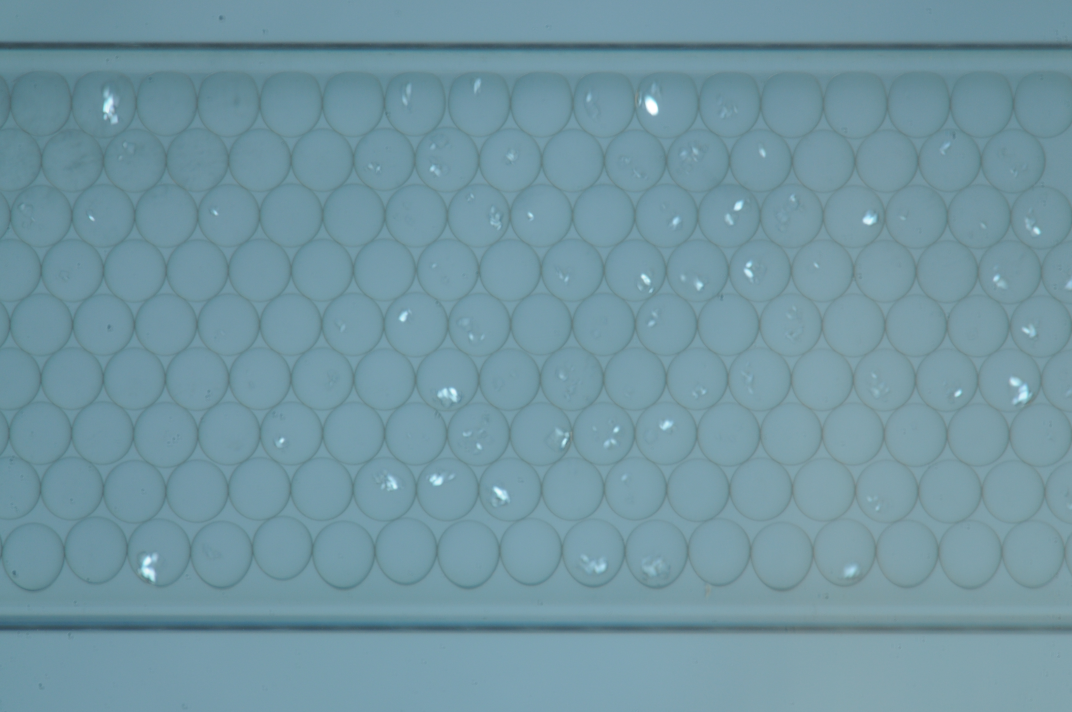
#> input picture tests/test_images/some_crystals.JPG, 4288 x 2848 px, given in place of all_crystals.JPG, which was not available (shown at 1/4 size)
$ jupyter execute --allow-errors SegmentationDropletsInCapillary_hlg_3_withCrystals.ipynb   (older library calls are emulated)   (text cells are left out)
#> lines starting #> are read from the running program, lines starting #| are printed output that depends on the picture; after the words box and inside, x2 and y2 are one past the last pixel; in counts of white or black regions, pixels touching at a corner belong together; long printed decimals are rounded; pictures that were not available may be replaced by others from this repository, and a replacement may not be noted
[cell 1]
from math import sqrt

import numpy as np

import pandas as pd

import matplotlib
import matplotlib.pyplot as plt
import matplotlib.patches as mpatches

import skimage
from skimage import io, exposure, img_as_float, img_as_ubyte, morphology, filters, util
from skimage.color import rgb2gray, label2rgb
from skimage.feature import canny, blob_dog, blob_log, blob_doh,  peak_local_max
from skimage.filters import sobel, threshold_otsu, try_all_threshold, threshold_local, threshold_minimum
from skimage.segmentation import clear_border, watershed, random_walker
from skimage.measure import label, regionprops
from skimage.measure import label, regionprops
from skimage.color import label2rgb
from skimage.morphology import closing

import cv2

from scipy import ndimage as ndi

import os

import plotly.graph_objs as go

[cell 2]
image_file = 'example_data/all_crystals.JPG'
f = io.imread(image_file)
#> f is the input picture: shape (2848, 4288, 3); mean R, G, B 113.9, 150, 162.1
plt.figure(0)
plt.imshow(f)

[cell 3]
from PIL import Image
from datetime import datetime
def get_date_taken(path):
    '''Return the date image was taken from EXIF data'''
    return Image.open(path)._getexif()[36867]

print(get_date_taken('example_data/some_crystals.JPG'))
datetime.strptime(get_date_taken('example_data/some_crystals.JPG'),  '%Y:%m:%d %H:%M:%S')

[cell 4]
data = [(10, 5, 5, 0), (12, 4, 8, 1), (11, 3, 8, 2), (11, 2, 9, 3), (10, 1, 9, 3), (11, 0, 11, 4)]
arr = np.array(data)
arr[:,0]

[cell 5]
f_grey = rgb2gray(f)
plt.figure(1)
plt.imshow(f_grey, cmap=plt.cm.gray, vmin=0, vmax=1)
f_grey.shape
#> Out = (2848, 4288)

[cell 6]
f_cropped = f_grey[250:2350,500:4000] #[lines, columns]
f_uint = img_as_ubyte(f_cropped)
plt.figure(2)
plt.imshow(f_uint, cmap=plt.cm.gray, vmin=0, vmax=255)

[cell 7]
f_uint.mean()
f_uint.shape
#> Out = (2100, 3500)

[cell 8]
# Adaptive Equalization
img_adapteq = exposure.equalize_adapthist(f_uint, clip_limit = 0.06)
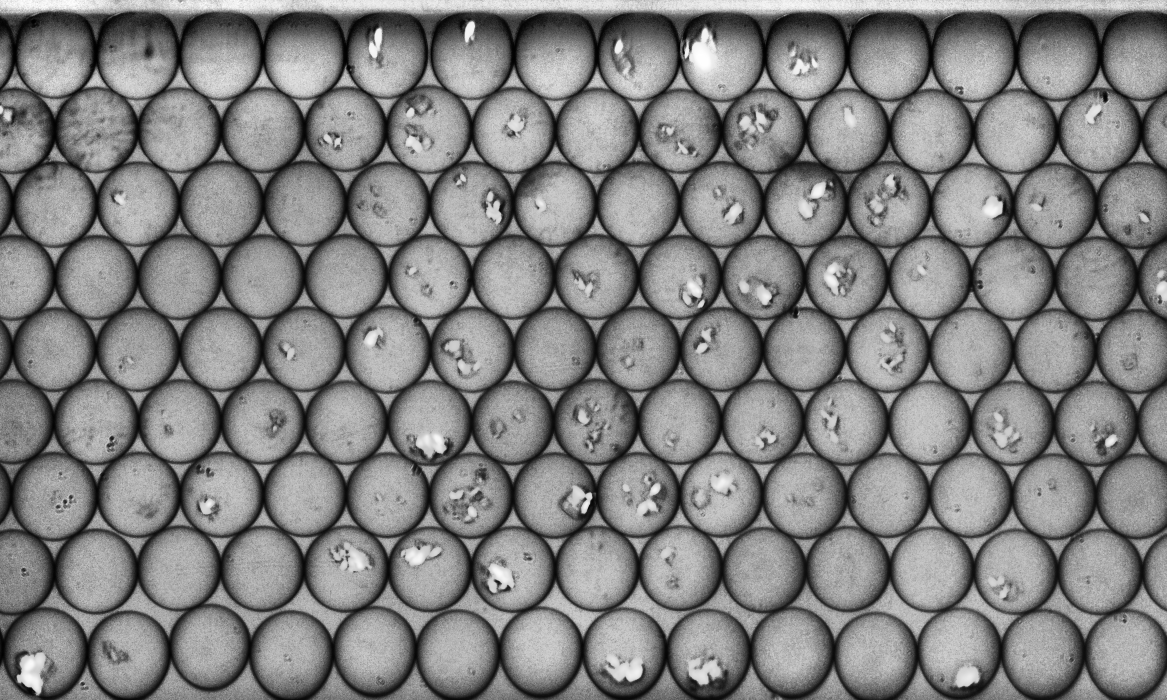
#> img_adapteq: shape (2100, 3500) float64 (shown at 1/3 size); min 0, max 1, mean 0.507
plt.imshow(img_adapteq, cmap=plt.cm.gray, vmin=0, vmax=1)

# Contrast stretching
#p2, p98 = np.percentile(f_uint, (2, 98))
#img_rescale = exposure.rescale_intensity(f_uint, in_range=(p2, p98))
#plt.imshow(img_rescale, cmap=plt.cm.gray)

[cell 9]
image = img_adapteq

thresh = threshold_minimum(image)
#> thresh = 0.279
binary = image > thresh
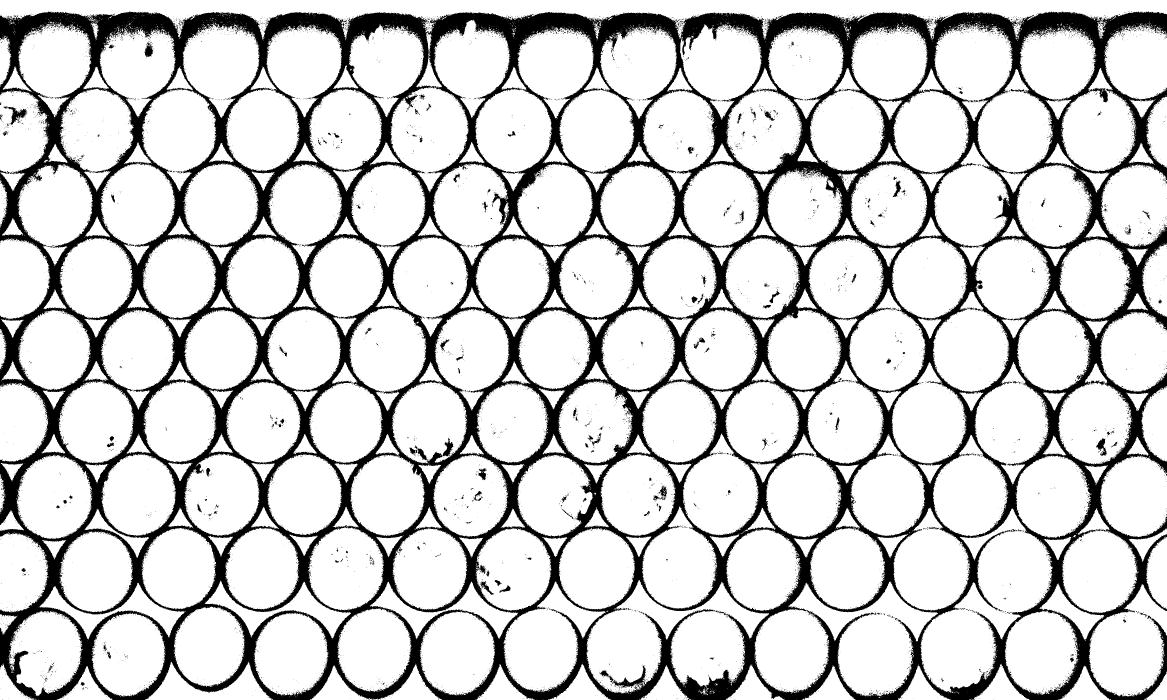
#> binary: shape (2100, 3500) bool (shown at 1/3 size); 81.1% white; 12776 black regions (12548 under 20 px), largest, box (x1, y1, x2, y2) and area: (0, 34, 3500, 2100) 1340614, (11, 319, 82, 374) 1241, (1327, 1315, 1360, 1369) 800

fig, axes = plt.subplots(ncols=3, figsize=(14, 6))
ax = axes.ravel()
ax[0] = plt.subplot(1, 3, 1)
ax[1] = plt.subplot(1, 3, 2)
ax[2] = plt.subplot(1, 3, 3, sharex=ax[0], sharey=ax[0])

ax[0].imshow(image, cmap=plt.cm.gray, vmin=0, vmax=1)
ax[0].set_title('Original')
ax[0].axis('off')

ax[1].hist(image.ravel(), bins=256)
ax[1].set_title('Histogram')
ax[1].axvline(thresh, color='r')

ax[2].imshow(binary, cmap=plt.cm.gray)
ax[2].set_title('Thresholded')
ax[2].axis('off')

print('Minimum threshold: ' + str(thresh))
#| Minimum threshold: 0.2793
print('Min intensity: ' + str(np.min(image)))
#| Min intensity: 0.0
print('Max intensity: ' + str(np.max(image)))
#| Max intensity: 1.0
plt.show()
#> figure, not shown here; panel 2: tallest bar 86293 high, from x = 0.676 to 0.68

[cell 10]
from skimage.morphology  import binary_closing, disk, binary_dilation, remove_small_holes, diameter_closing

# Remove dark spots and connect bright spots
closed = binary_closing(binary, selem=disk(2))
#> closed: shape (2100, 3500) bool; 83.1% white; 337 black regions (124 under 20 px), largest, box (x1, y1, x2, y2) and area: (0, 35, 3500, 2100) 1222946, (1843, 2000, 1937, 2060) 1275, (24, 321, 79, 374) 1000

# Remove small dark regions
rm_holes = remove_small_holes(binary, area_threshold=2048, connectivity=1)
#> rm_holes: shape (2100, 3500) bool; 81.9% white; 1 black region, box (x1, y1, x2, y2) and area: (0, 34, 3500, 2100) 1330125
rm_holes_closed = remove_small_holes(closed, area_threshold=2084, connectivity=1)
#> rm_holes_closed: shape (2100, 3500) bool; 83.4% white; 1 black region, box (x1, y1, x2, y2) and area: (0, 35, 3500, 2100) 1221649

fig, axes = plt.subplots(nrows=2, ncols=2, figsize=(15, 15))
ax = axes.ravel()

ax[0].imshow(binary, cmap=plt.cm.gray, interpolation='nearest')
ax[0].set_title('Binary')
ax[1].imshow(closed, cmap=plt.cm.gray, interpolation='nearest')
ax[1].set_title('Closed')
ax[2].imshow(rm_holes, cmap=plt.cm.gray, interpolation='nearest')
ax[2].set_title('Remove small holes')
ax[3].imshow(rm_holes_closed, cmap=plt.cm.gray, interpolation='nearest')
ax[3].set_title('Remove small holes + Closed')

for a in ax:
    a.set_axis_off()

plt.tight_layout()
plt.show()

[cell 11]
# Starting image from closing process
closed = rm_holes_closed

# Calculate the distance to the dark background
distance = ndi.distance_transform_edt(closed)

# Increase contrast of the the distance image
cont_stretch = exposure.rescale_intensity(distance, in_range='image')

# Mask the distance image to remove interstitial points
masked = cont_stretch.copy()
masked[masked < 0.15] = 0

fig, axes = plt.subplots(nrows=2, ncols=2, figsize=(15, 15))
ax = axes.ravel()

ax[0].imshow(closed, cmap=plt.cm.gray, interpolation='nearest')
ax[0].set_title('Closed')
ax[1].imshow(-distance, cmap=plt.cm.gray, interpolation='nearest')
ax[1].set_title('Distances')
ax[2].imshow(-cont_stretch, cmap=plt.cm.gray, interpolation='nearest')
ax[2].set_title('Contrast Stretch')
ax[3].imshow(-masked, cmap=plt.cm.gray, interpolation='nearest')
ax[3].set_title('Masked')

for a in ax:
    a.set_axis_off()

plt.tight_layout()
plt.show()

[cell 12]
from skimage.morphology import h_maxima

# Distance image to find the maxima on
distance = masked

# Find local maximas of the distance image
local_maxi = peak_local_max(distance, indices=False, min_distance=100, threshold_abs=0.6)
#> local_maxi: shape (2100, 3500) bool; 0% white in thin lines or dots, all inside (x1, y1, x2, y2) = (157, 185, 3379, 1973)

markers = np.zeros_like(distance)
markers[closed] = 1
markers[binary_dilation(local_maxi, disk(5))] = 2

fig, axes = plt.subplots(nrows=1, ncols=2, figsize=(15, 15))
ax = axes.ravel()

ax[0].imshow(binary_dilation(local_maxi, disk(5)), cmap=plt.cm.gray, interpolation='nearest')
ax[0].set_title('Local Maxima (enlarged)')
ax[1].imshow(markers, cmap=plt.cm.tab10, interpolation='nearest')
ax[1].set_title('Makers + Closed')


for a in ax:
    a.set_axis_off()

plt.tight_layout()
plt.show()

[cell 13]
# Markers for watershed are the local maxima of the distance image
markers, num_max = ndi.label(local_maxi)
#> markers: shape (2100, 3500) int32; 119 distinct labels, from 0 to 118
#> num_max = 118

# Run watershed algorithm on the inverse of the distance image
segmented = watershed(-masked, markers, mask = masked > 0)
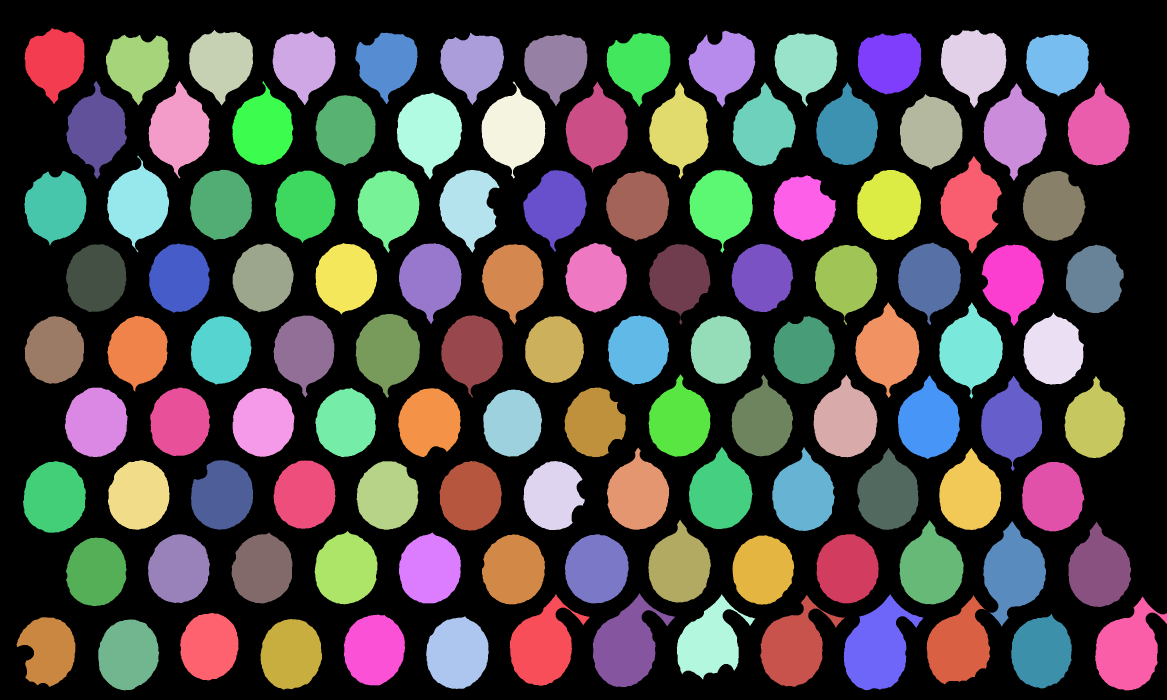
#> segmented: shape (2100, 3500) int32 (shown at 1/3 size); 119 distinct labels, from 0 to 118; one colour per label, 0 black

# Label the segments of the image
labeled, num_sec = ndi.label(segmented)
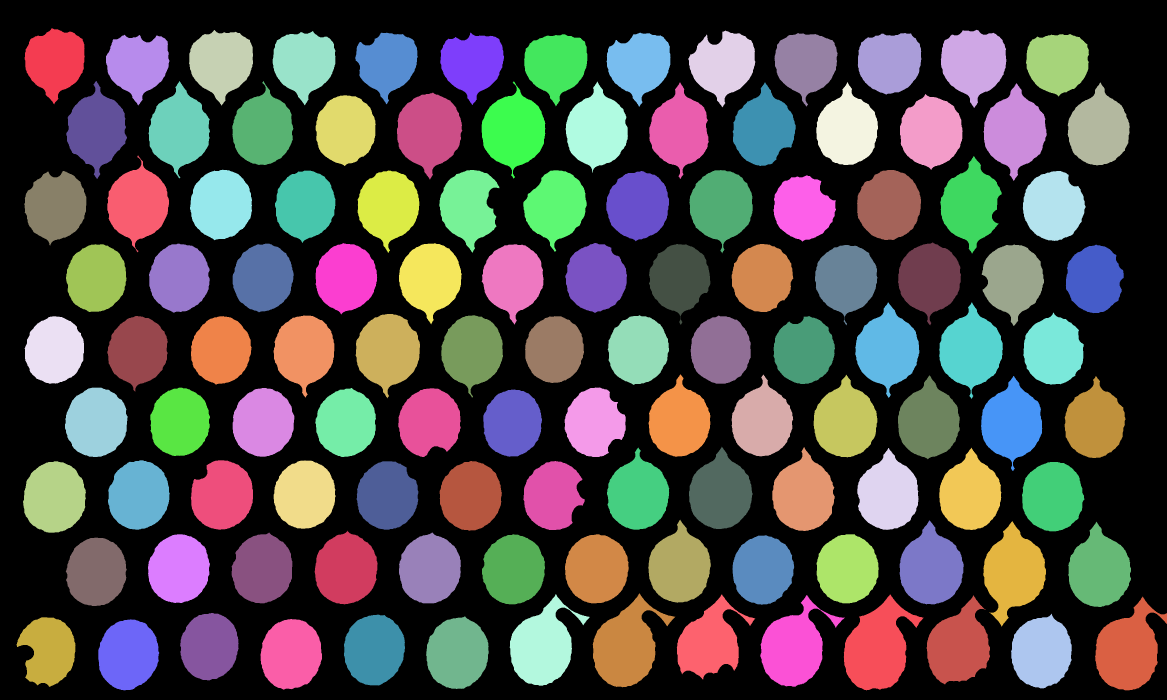
#> labeled: shape (2100, 3500) int32 (shown at 1/3 size); 119 distinct labels, from 0 to 118; one colour per label, 0 black
#> num_sec = 118

# Color the labels sections for display
image_label_overlay = label2rgb(labeled, image=image)

fig, axes = plt.subplots(nrows=1, ncols=2, figsize=(15, 15))
ax = axes.ravel()

axes[0].imshow(closed, cmap=plt.cm.gray, interpolation='nearest')
axes[0].contour(segmented, [0.5], linewidths=1, colors='r')
axes[1].imshow(image_label_overlay, interpolation='nearest')

for a in ax:
    a.set_axis_off()

plt.tight_layout()
plt.show()

print('Number of maximas: ' + str(num_max))
#| Number of maximas: 118
print('Number of regions: ' + str(num_sec))
#| Number of regions: 118

[cell 14]
reg = regionprops(labeled, intensity_image=f_uint, coordinates='rc')
#> reg = 118 regions; largest, box (x1, y1, x2, y2) and area: (2531, 1783, 2771, 2071) 39049, (1778, 1780, 2026, 2062) 36663, (3285, 1790, 3500, 2071) 35995, (2950, 1563, 3138, 1880) 34956, (1191, 278, 1387, 539) 34503
columns= ['Label', 'Area', 'Eccentricity', 'Bbox Area', 'Bbox', 'Centroid', 'Image']
df = pd.DataFrame(columns=columns, dtype=np.float64)
#> (the rest of this cell did not finish here and is left out)

[cell 15]
df.Eccentricity.plot()
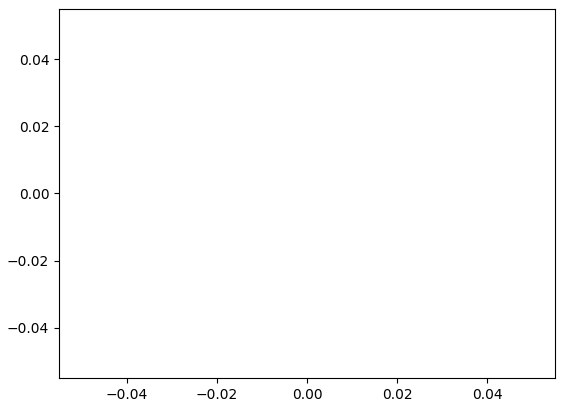
#> figure drawn by matplotlib, 1 panel

[cell 16]
# Display parameters
org_img = f_uint # Intensity image
border = 25 # Additional pixels to display on each side of the bounding box
ecc_cutoff = 0.75 # Eccentricity cuttoff, removes misidentified shapes (for instance half-droplets)
max_col = org_img.shape[1]
#> max_col = 3500
max_row = org_img.shape[0]
#> max_row = 2100

n_img = len(reg)
#> n_img = 118
print("{} drops where detected and segmented".format(n_img))
#| 118 drops where detected and segmented
n_col = 10
n_rows = n_img // n_col + 1
#> n_rows = 12

# Sort as a function of eccentricity
reg.sort(key=lambda x: x.eccentricity)
reg_clean = [region for region in reg if (region.eccentricity < ecc_cutoff)]
#> reg_clean = 117 regions; largest, box (x1, y1, x2, y2) and area: (1778, 1780, 2026, 2062) 36663, (3285, 1790, 3500, 2071) 35995, (2950, 1563, 3138, 1880) 34956, (1191, 278, 1387, 539) 34503, (1529, 1782, 1769, 2057) 34387

print("{} clean drops with eccentricity < {}".format(len(reg_clean), ecc_cutoff))
#| 117 clean drops with eccentricity < 0.75

fig, ax = plt.subplots(n_col, n_rows)
axes = ax.ravel()

for i, region in enumerate(reg_clean):
    (min_row, min_col, max_row, max_col) = region.bbox
    drop_image = org_img[np.max([min_row-border,0]):np.min([max_row+border,max_row]),np.max([min_col-border,0]):np.min([max_col+border,max_col])]
    contrast_stretch = exposure.rescale_intensity(drop_image, in_range=(0,255))
    axes[i].imshow(contrast_stretch, cmap=plt.cm.gray, interpolation='nearest', vmin=0, vmax=255)
    axes[i].axis('off')
#> this loop made 117 passes
#> (min_row, min_col, max_row, max_col) on passes 1 to 12: (99, 2323, 320, 2513), (93, 818, 316, 1007), (89, 2822, 324, 3019), (104, 318, 317, 508), (98, 1321, 315, 1512), (90, 567, 317, 759), (102, 3078, 290, 3267), (103, 1572, 319, 1762), (1603, 1695, 1810, 1886), (948, 2320, 1152, 2505), (99, 2573, 284, 2764), (1165, 1195, 1371, 1382)
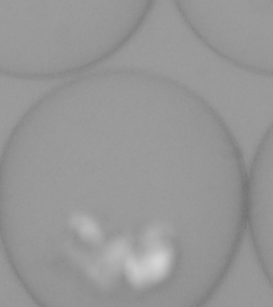
#> drop_image: shape (307, 273); min 116, max 212, mean 150.8

for i in range(n_col*n_rows - len(reg_clean)):
    axes[-(i+1)].axis('off')
#> this loop made 3 passes

fig.set_size_inches(15, 10)
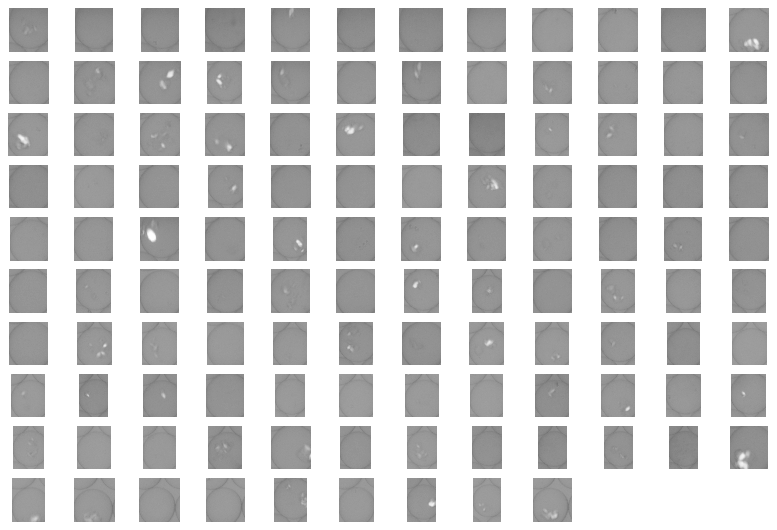
#> figure drawn by matplotlib, 117 panels

[cell 17]
drop_image.dtype

[cell 18]
# Display parameters
org_img = f_uint # Intensity image
border = 25 # Additional pixels to display on each side of the bounding box
ecc_cutoff = 0.75 # Eccentricity cuttoff, removes misidentified shapes (for instance half-droplets)
max_col = org_img.shape[1]
#> max_col = 3500
max_row = org_img.shape[0]
#> max_row = 2100

# Sort as a function of eccentricity
reg.sort(key=lambda x: x.eccentricity)
reg_clean = [region for region in reg if (region.eccentricity < ecc_cutoff)]

# Create the folder
image_path = image_file.split('.')[0] + '/'

if not os.path.isdir(image_path):
    os.mkdir(image_path)

for i, region in enumerate(reg_clean):
    (min_row, min_col, max_row, max_col) = region.bbox
    drop_image = org_img[np.max([min_row-border,0]):np.min([max_row+border,max_row]),np.max([min_col-border,0]):np.min([max_col+border,max_col])]
    contrast_stretch = exposure.rescale_intensity(drop_image, in_range=(0,255))
    #io.imsave(image_path + 'drop_{}.jpg'.format(i), contrast_stretch)

[cell 19]
plt.imshow(img_as_ubyte(rgb2gray(f)), cmap='gray')
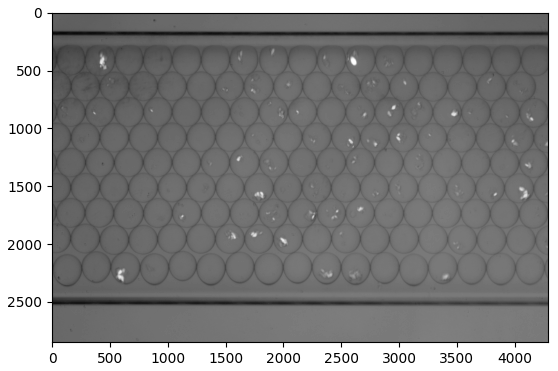
#> figure drawn by matplotlib, 1 panel
